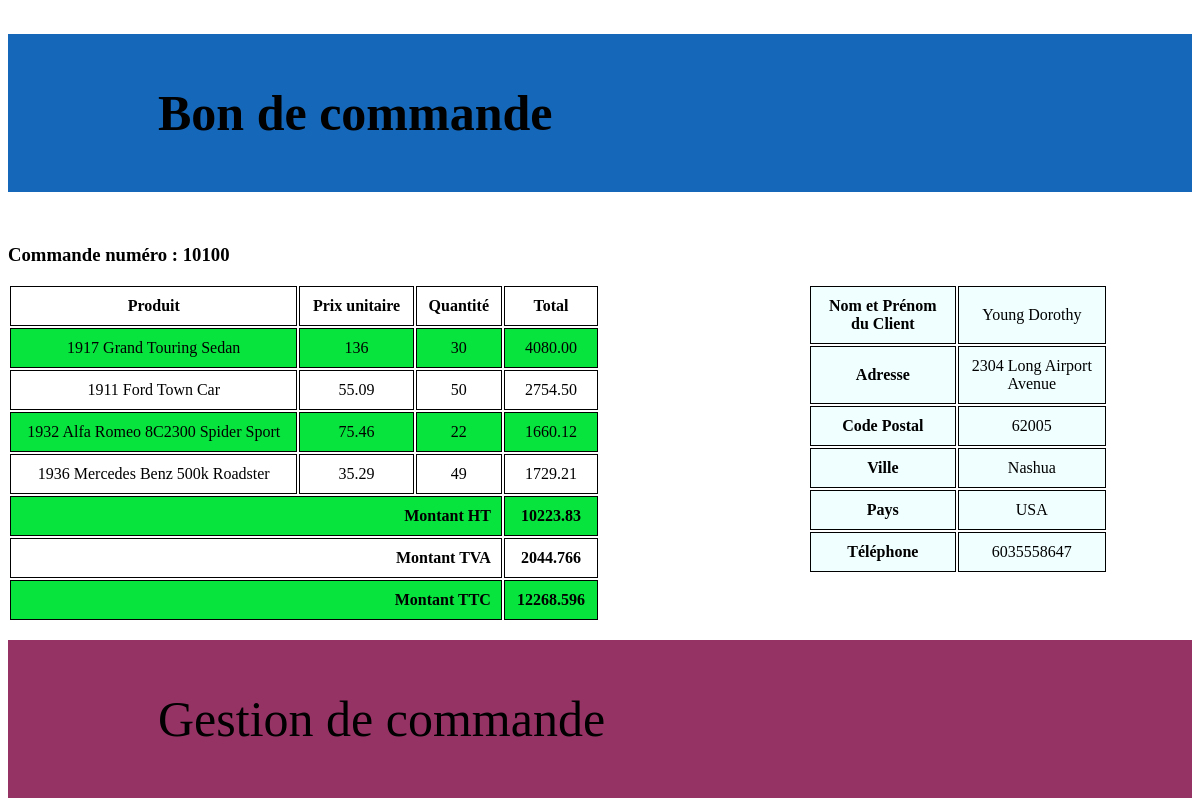
The page /Commande/detail_cmde.php?numcde=10100 on the database its author committed.
### tables this page shows
CREATE TABLE IF NOT EXISTS `orderdetails` (
  `orderNumber` int(11) NOT NULL,
  `productCode` varchar(15) NOT NULL,
  `quantityOrdered` int(11) NOT NULL,
  `priceEach` double NOT NULL,
  `orderLineNumber` smallint(6) NOT NULL,
  PRIMARY KEY (`orderNumber`,`productCode`),
  KEY `productCode` (`productCode`)
);

CREATE TABLE IF NOT EXISTS `products` (
  `productCode` varchar(15) NOT NULL,
  `productName` varchar(70) NOT NULL,
  `productLine` varchar(50) NOT NULL,
  `productScale` varchar(10) NOT NULL,
  `productVendor` varchar(50) NOT NULL,
  `productDescription` text NOT NULL,
  `quantityInStock` smallint(6) NOT NULL,
  `buyPrice` double NOT NULL,
  `MSRP` double NOT NULL,
  PRIMARY KEY (`productCode`),
  KEY `productLine` (`productLine`)
);

CREATE TABLE IF NOT EXISTS `orders` (
  `orderNumber` int(11) NOT NULL,
  `orderDate` date NOT NULL,
  `requiredDate` date NOT NULL,
  `shippedDate` date DEFAULT NULL,
  `status` varchar(15) NOT NULL,
  `comments` text,
  `customerNumber` int(11) NOT NULL,
  PRIMARY KEY (`orderNumber`),
  KEY `customerNumber` (`customerNumber`)
);

CREATE TABLE IF NOT EXISTS `customers` (
  `customerNumber` int(11) NOT NULL,
  `customerName` varchar(50) NOT NULL,
  `contactLastName` varchar(50) NOT NULL,
  `contactFirstName` varchar(50) NOT NULL,
  `phone` varchar(50) NOT NULL,
  `addressLine1` varchar(50) NOT NULL,
  `addressLine2` varchar(50) DEFAULT NULL,
  `city` varchar(50) NOT NULL,
  `state` varchar(50) DEFAULT NULL,
  `postalCode` varchar(15) DEFAULT NULL,
  `country` varchar(50) NOT NULL,
  `salesRepEmployeeNumber` int(11) DEFAULT NULL,
  `creditLimit` double DEFAULT NULL,
  PRIMARY KEY (`customerNumber`),
  KEY `salesRepEmployeeNumber` (`salesRepEmployeeNumber`)
);

### Commande/detail_cmde.php (called while the page is built)
<?php
$cdeCliquee = $_GET['numcde'];
require('modele/fonctions.php');
$detailCde = detailCommande($cdeCliquee);
$detailClient = Client($cdeCliquee);
include('utilities/header.phtml');
include('template/detail_cmde.phtml');
include('utilities/footer.phtml');
?>

### Commande/modele/fonctions.php (called while the page is built, shortened)
<?php
	function connect ()
	{
		$pdo = new PDO
				(
				 'mysql:host=localhost;dbname=model',
				 'root',
				 '',
				 [
				 	PDO::ATTR_ERRMODE => PDO::ERRMODE_EXCEPTION,
				  	PDO::ATTR_DEFAULT_FETCH_MODE => PDO::FETCH_ASSOC
				  ]
				);
	$pdo->exec("SET NAMES UTF8");
	return $pdo;
	}
	function detailCommande($idcmde){
        $bd = connect();
        $query = $bd -> prepare("
		SELECT *, round(quantityOrdered*priceEach, 2) AS total
		FROM orderdetails
		INNER JOIN orders ON orders.orderNumber=orderdetails.orderNumber
		INNER JOIN products ON products.productCode=orderdetails.productCode
		WHERE orders.orderNumber = ?
		");
        $query -> execute([$idcmde]);
        $list = $query -> fetchAll();
        return $list;
	}
	function Client($idcmde){
		$bd = connect();
		$query = $bd -> prepare("
		SELECT *
		FROM customers
		INNER JOIN orders ON orders.customerNumber=customers.customerNumber
		WHERE orders.orderNumber= :numcde ");
		$query -> bindValue(':numcde', $idcmde);
		$query -> execute();
        $list = $query -> fetchAll();
        return $list;
	}

### Commande/template/detail_cmde.phtml (the view)
<main>
    <h3>Commande numéro : <?= $cdeCliquee; ?></h3>
    <table>
        <tr>
            <th>Produit</th><th>Prix unitaire</th><th>Quantité</th><th>Total</th>
        </tr>
        <?php
            $total = 0;
            foreach ($detailCde as $key => $value):
            $total+=$value['total'];
        ?>
        <tr>
            <td><?= $value['productName']; ?></td>
            <td><?= $value['priceEach']; ?></td>
            <td><?= $value['quantityOrdered']; ?></td>
            <td><?= $value['total']; ?></td>
        </tr>
        <?php endforeach; ?>
        <tr>
            <th colspan="3" class="montant">Montant HT</th>
            <th><?=$total;?></th>
        </tr>
        <tr>
            <th colspan="3" class="montant">Montant TVA</th>
            <th><?=$total*0.2;?></th>
        </tr>
        <tr>
            <th colspan="3" class="montant">Montant TTC</th>
            <th><?=$total+$total*0.2?></th>
        </tr>
    </table>
    <article>
        <table id="client_tb">
            <?php
                foreach($detailClient as $key => $value):
            ?>
            <tr>
                <th>Nom et Prénom du Client</th>
                <td><?= $value['contactLastName']. ' ' .$value['contactFirstName'];?></td>
            </tr>
            <tr>
                <th>Adresse</th>
                <td><?= $value['addressLine1'];?></td>
            </tr>
            <tr>
                <th>Code Postal</th>
                <td><?= $value['postalCode'];?></td>
            </tr>
            <tr>
                <th>Ville</th>
                <td><?= $value['city'];?></td>
            </tr>
            <tr>
                <th>Pays</th>
                <td><?= $value['country'];?></td>
            </tr>
            <tr>
                <th>Téléphone</th>
                <td><?= $value['phone'];?></td>
            </tr>
            <?php endforeach ?>
        </table>
    </article>
    <br>
</main>

### Commande/utilities/header.phtml (shortened to what this page needs)
<!DOCTYPE html>
<html lang="en">
<head>
    <link rel="stylesheet" type="text/css" href="css/style.css">
</head>
<body>
<h1>Bon de commande</h1>

### Commande/utilities/footer.phtml
<footer>Gestion de commande</footer>
</body>
</html>

### Commande/css/style.css (style rules this page uses)
h1 { background-color: #1567b9; padding: 50px 150px; font-size: 50px; }
th, td { padding: 10px; border: solid 1px; }
tr:nth-child(even) { background-color: #07e43e; }
main { display: inline-grid; width: 100%; }
table { text-align: center; position: relative; width: 50%; }
article { position: fixed; margin-left: 800px; margin-top: 59px; width: 50%; }
.montant { text-align: right; }
footer { font-size: 50px; background-color: #963365; padding: 50px 150px; }
#client_tb tr { background-color: azure; }

### rows shown on the page
orderdetails: productCode.productName "1917 Grand Touring Sedan", priceEach "136", quantityOrdered "30", total "4080.00"
orderdetails: productCode.productName "1911 Ford Town Car", priceEach "55.09", quantityOrdered "50", total "2754.50"
orderdetails: productCode.productName "1932 Alfa Romeo 8C2300 Spider Sport", priceEach "75.46", quantityOrdered "22", total "1660.12"
orderdetails: productCode.productName "1936 Mercedes Benz 500k Roadster", priceEach "35.29", quantityOrdered "49", total "1729.21"
orders: customerNumber.contactLastName "Young", customerNumber.contactFirstName "Dorothy", customerNumber.addressLine1 "2304 Long Airport Avenue", customerNumber.postalCode "62005", customerNumber.city "Nashua", customerNumber.country "USA", customerNumber.phone "6035558647"

### other values the page prints
$cdeCliquee "10100"
$total "10223.83"
$total*0.2 "2044.766"
$total+$total*0.2 "12268.596"
